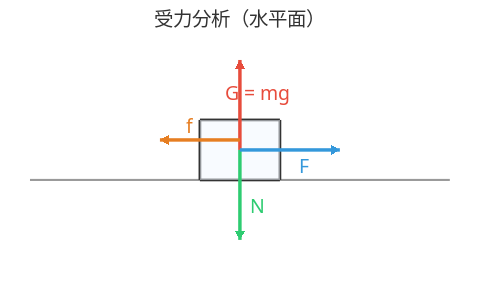
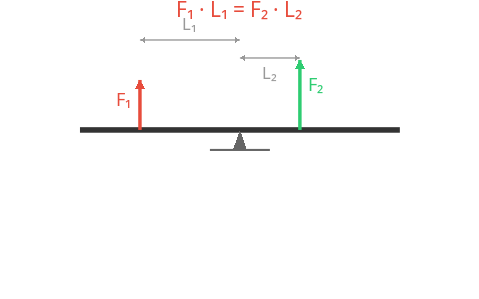
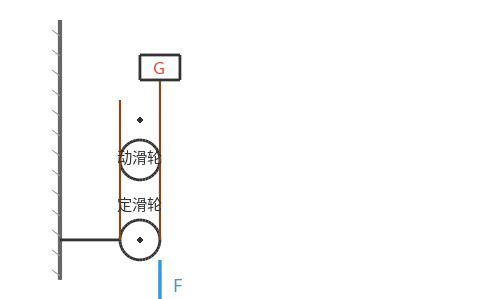
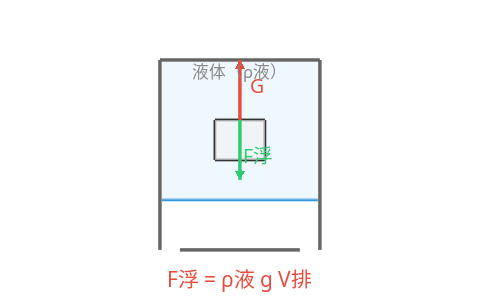

These charts were generated, in order, by the following MATLAB code:
% gen_physics_models.m
% Generate physics model SVGs using precise MATLAB computation
% Each model saved as separate SVG file in gen_svg_out/

function gen_physics_models()
    out = fullfile(fileparts(mfilename('fullpath')), 'gen_svg_out');
    if ~exist(out, 'dir'), mkdir(out); end

    W = 480; H = 300;
    models = {
        @()model_free_body(out, W, H);       % 1
        @()model_lever(out, W, H);            % 2
        @()model_pulley(out, W, H);           % 3
        @()model_buoyancy(out, W, H);         % 4
        @()model_reflection(out, W, H);       % 5
        @()model_refraction(out, W, H);       % 6
        @()model_lens(out, W, H);             % 7
        @()model_motion_graph(out, W, H);     % 8
        @()model_melting_curve(out, W, H);    % 9
        @()model_boiling_curve(out, W, H);    % 10
        @()model_ohm_graph(out, W, H);        % 11
        @()model_force_decomp(out, W, H);     % 12
    };
    names = {
        'phy_01_free_body.svg';
        'phy_02_lever.svg';
        'phy_03_pulley.svg';
        'phy_04_buoyancy.svg';
        'phy_05_reflection.svg';
        'phy_06_refraction.svg';
        'phy_07_lens.svg';
        'phy_08_motion_graph.svg';
        'phy_09_melting_curve.svg';
        'phy_10_boiling_curve.svg';
        'phy_11_ohm_graph.svg';
        'phy_12_force_decomp.svg';
    };

    for i = 1:numel(models)
        fprintf('Generating %s ... ', names{i});
        models{i}();
        fprintf('OK\n');
    end
    fprintf('All %d physics models generated in %s\n', numel(models), out);
end

%% ===================== Helper =====================
function [fig, ax] = setup_fig(W, H)
    fig = figure('Visible', 'off', 'Position', [0, 0, W, H], 'Color', 'none');
    set(fig, 'PaperPositionMode', 'auto');
    ax = axes('Position', [0, 0, 1, 1]);
    axis off; axis equal; hold on;
    xlim([0, W]); ylim([0, H]);
end

function save_svg(fig, filename)
    print(fig, '-dsvg', '-painters', filename);
    close(fig);
end

function h = draw_line(ax, x1, y1, x2, y2, color, style, width)
    if nargin < 6, color = '#333333'; end
    if nargin < 7, style = '-'; end
    if nargin < 8, width = 1.5; end
    h = plot(ax, [x1, x2], [y1, y2], style, 'Color', color, 'LineWidth', width);
end

function h = draw_dashed(ax, x1, y1, x2, y2, color)
    h = draw_line(ax, x1, y1, x2, y2, color, '--', 1.5);
end

function draw_arrow(ax, x1, y1, x2, y2, color, width)
    % Draw line with arrowhead at (x2,y2)
    if nargin < 7, width = 2; end
    draw_line(ax, x1, y1, x2, y2, color, '-', width);
    % Arrowhead
    ang = atan2(y2-y1, x2-x1);
    hs = 10; ha = pi/6;
    head_x = [x2, x2 - hs*cos(ang-ha), x2 - hs*cos(ang+ha)];
    head_y = [y2, y2 - hs*sin(ang-ha), y2 - hs*sin(ang+ha)];
    c = hex2rgb(color);
    fill(ax, head_x, head_y, c, 'EdgeColor', 'none');
end

function draw_point(ax, x, y, color, radius)
    if nargin < 5, radius = 3; end
    if nargin < 4, color = '#333333'; end
    plot(ax, x, y, 'o', 'MarkerSize', radius*2, ...
        'MarkerFaceColor', color, 'MarkerEdgeColor', 'none');
end

function draw_label(ax, x, y, txt, color, sz)
    if nargin < 6, sz = 14; end
    if nargin < 5, color = '#333333'; end
    text(ax, x, y, txt, 'FontSize', sz, 'Color', color, ...
        'FontName', 'sans-serif', 'HorizontalAlignment', 'center', 'VerticalAlignment', 'middle');
end

function draw_right_angle_mark(ax, x, y, size, color)
    if nargin < 5, color = '#e74c3c'; end
    plot(ax, [x, x+size, x+size], [y, y, y-size], 'Color', color, 'LineWidth', 1.5);
end

function draw_arc(ax, cx, cy, r, theta1, theta2, color)
    if nargin < 7, color = '#e74c3c'; end
    th = linspace(theta1, theta2, 50);
    plot(ax, cx + r*cos(th), cy + r*sin(th), 'Color', color, 'LineWidth', 1.5);
end

function draw_double_arrow(ax, x1, y1, x2, y2, color, label, side)
    % Draw dimension line with arrows at both ends
    if nargin < 7, label = ''; end
    if nargin < 8, side = 'right'; end
    draw_line(ax, x1, y1, x2, y2, color, '-', 1);
    % Arrowheads
    ang = atan2(y2-y1, x2-x1);
    hs = 6; ha = pi/6;
    for dir = [0, 1]
        if dir == 0
            px = x1; py = y1; s = 1;
        else
            px = x2; py = y2; s = -1;
        end
        head_x = [px, px + s*hs*cos(ang-ha), px + s*hs*cos(ang+ha)];
        head_y = [py, py + s*hs*sin(ang-ha), py + s*hs*sin(ang+ha)];
        fill(head_x, head_y, hex2rgb(color), 'EdgeColor', 'none');
    end
    if ~isempty(label)
        mid = (x1+x2)/2; midy = (y1+y2)/2;
        if strcmp(side, 'right')
            off = 16;
            draw_label(ax, mid + off*cos(ang+pi/2), midy + off*sin(ang+pi/2), label, color, 12);
        else
            off = 16;
            draw_label(ax, mid - off*cos(ang+pi/2), midy - off*sin(ang+pi/2), label, color, 12);
        end
    end
end

%% ===================== Model 01: 受力分析 =====================
function model_free_body(out, W, H)
    [fig, ax] = setup_fig(W, H);
    % Block on horizontal surface with forces
    % Box centered in figure
    bx = W/2; by = H/2;
    bw = 80; bh = 60;

    % Surface line
    draw_line(ax, 30, by-bh/2, W-30, by-bh/2, '#999999', '-', 1.5);

    % Block (rectangle)
    rx = bx - bw/2; ry = by - bh/2;
    plot(ax, [rx, rx+bw, rx+bw, rx, rx], [ry, ry, ry+bh, ry+bh, ry], ...
        'Color', '#333333', 'LineWidth', 2);
    % Light fill
    hf = fill([rx, rx+bw, rx+bw, rx], [ry, ry, ry+bh, ry+bh], [0.95, 0.97, 1]);
    set(hf, 'EdgeColor', 'none', 'FaceAlpha', 0.5);

    % Gravity G (down from center)
    draw_arrow(ax, bx, by, bx, by+90, '#e74c3c', 2.5);
    draw_label(ax, bx+18, by+55, 'G = mg', '#e74c3c');

    % Support N (up from center)
    draw_arrow(ax, bx, by, bx, by-90, '#2ecc71', 2.5);
    draw_label(ax, bx+18, by-55, 'N', '#2ecc71');

    % Applied force F (right from center)
    draw_arrow(ax, bx, by, bx+100, by, '#3498db', 2.5);
    draw_label(ax, bx+65, by-15, 'F', '#3498db');

    % Friction f (left from bottom)
    draw_arrow(ax, bx, by+10, bx-80, by+10, '#e67e22', 2.5);
    draw_label(ax, bx-50, by+25, 'f', '#e67e22');

    % Title
    draw_label(ax, W/2, H-18, '受力分析（水平面）', '#333333', 14);

    fname = fullfile(out, 'phy_01_free_body.svg');
    save_svg(fig, fname);
    clean_svg(fname);
end

%% ===================== Model 02: 杠杆平衡 =====================
function model_lever(out, W, H)
    [fig, ax] = setup_fig(W, H);
    % Lever: seesaw with fulcrum, force F₁ on left, F₂ on right
    cx = W/2; cy = H/2;

    % Lever bar (thick line)
    L = 160;
    x1 = cx - L; x2 = cx + L;
    y_bar = cy + 20;
    draw_line(ax, x1, y_bar, x2, y_bar, '#333333', '-', 4);

    % Fulcrum (triangle)
    tri_h = 20; tri_w = 14;
    fill(ax, [cx, cx-tri_w/2, cx+tri_w/2], [y_bar, y_bar-tri_h, y_bar-tri_h], ...
        [0.4, 0.4, 0.4], 'EdgeColor', 'none');
    % Ground line below fulcrum
    draw_line(ax, cx-30, y_bar-tri_h, cx+30, y_bar-tri_h, '#666666', '-', 1.5);

    % Force F₁ down on left (at L₁ from fulcrum, smaller force since longer arm)
    L1 = 100;
    f1_x = cx - L1;
    draw_arrow(ax, f1_x, y_bar, f1_x, y_bar+50, '#e74c3c', 2.5);
    draw_label(ax, f1_x-16, y_bar+30, 'F₁', '#e74c3c', 13);

    % Force F₂ down on right (at L₂ from fulcrum, larger force since shorter arm)
    L2 = 60;
    f2_x = cx + L2;
    draw_arrow(ax, f2_x, y_bar, f2_x, y_bar+70, '#2ecc71', 2.5);
    draw_label(ax, f2_x+16, y_bar+45, 'F₂', '#2ecc71', 13);

    % Dimension lines for L₁ and L₂
    dim_y = y_bar + 90;
    draw_double_arrow(ax, cx, dim_y, cx-L1, dim_y, '#999999', 'L₁', 'above');
    draw_double_arrow(ax, cx, dim_y-18, cx+L2, dim_y-18, '#999999', 'L₂', 'above');

    % Formula
    draw_label(ax, W/2, dim_y+30, 'F₁ · L₁ = F₂ · L₂', '#e74c3c', 15);

    fname = fullfile(out, 'phy_02_lever.svg');
    save_svg(fig, fname);
    clean_svg(fname);
end

%% ===================== Model 03: 滑轮组 =====================
function model_pulley(out, W, H)
    [fig, ax] = setup_fig(W, H);
    % Simple pulley system with 2 fixed + 1 moving pulley
    % Wall on left
    wall_x = 60;
    draw_line(ax, wall_x, 20, wall_x, H-20, '#666666', '-', 3);
    % Wall hatching
    for y = 30:20:H-30
        draw_line(ax, wall_x-8, y, wall_x, y-6, '#999999', '-', 0.5);
    end

    % Fixed pulley at top
    cx1 = 140; cy1 = 60; r1 = 20;
    th = linspace(0, 2*pi, 40);
    plot(ax, cx1 + r1*cos(th), cy1 + r1*sin(th), 'Color', '#333333', 'LineWidth', 2);
    draw_point(ax, cx1, cy1, '#333333', 2);
    % Connect to wall
    draw_line(ax, wall_x, cy1, cx1-r1, cy1, '#333333', '-', 2);

    % Moving pulley (lower)
    cx2 = 140; cy2 = 180; r2 = 20;
    plot(ax, cx2 + r2*cos(th), cx2 + r2*sin(th), 'Color', '#333333', 'LineWidth', 2);
    draw_point(ax, cx2, cy2, '#333333', 2);

    % Rope: from fixed pulley left side, down around moving pulley, up to fixed
    draw_line(ax, cx1-r1, cy1, cx2-r2, cy2+r2, '#8B4513', '-', 1.5);
    draw_line(ax, cx2+r2, cy2, cx1+r1, cy1, '#8B4513', '-', 1.5);

    % Rope from moving pulley down to load
    draw_line(ax, cx2+r2, cy2, cx2+r2, cy2+40, '#8B4513', '-', 1.5);

    % Load (box)
    lx = cx2+r2 - 20; ly = cy2+40;
    plot(ax, [lx, lx+40, lx+40, lx, lx], [ly, ly, ly+25, ly+25, ly], ...
        'Color', '#333333', 'LineWidth', 2);
    draw_label(ax, cx2+r2, ly+13, 'G', '#e74c3c', 12);

    % Force F pulling down on rope
    draw_arrow(ax, cx1+r1, cy1-r1, cx1+r1, cy1-r1-50, '#3498db', 2.5);
    draw_label(ax, cx1+r1+18, cy1-r1-25, 'F', '#3498db', 13);

    % Annotation
    draw_label(ax, cx2, cy2-r2-18, '动滑轮', '#333333', 11);
    draw_label(ax, cx1, cy1+r1+15, '定滑轮', '#333333', 11);

    fname = fullfile(out, 'phy_03_pulley.svg');
    save_svg(fig, fname);
    clean_svg(fname);
end

%% ===================== Model 04: 浮力模型 =====================
function model_buoyancy(out, W, H)
    [fig, ax] = setup_fig(W, H);
    % Object submerged in liquid, showing buoyancy forces

    % Container
    cx = W/2; cy = H/2;
    % Container width/height
    cw = 160; ch = 180;
    lx = cx - cw/2; ly = cy - ch/2;

    % Container walls
    draw_line(ax, lx, ly+ch, lx, ly-10, '#666666', '-', 2.5);
    draw_line(ax, lx+20, ly-10, lx+cw-20, ly-10, '#666666', '-', 2.5);
    draw_line(ax, lx+cw, ly+ch, lx+cw, ly-10, '#666666', '-', 2.5);
    draw_line(ax, lx, ly+ch, lx+cw, ly+ch, '#666666', '-', 2.5);

    % Liquid surface (wave line)
    liq_y = ly + 40;
    draw_line(ax, lx+2, liq_y, lx+cw-2, liq_y, '#3498db', '-', 2);

    % Liquid fill (light blue)
    hf = fill([lx+2, lx+cw-2, lx+cw-2, lx+2], [liq_y, liq_y, ly+ch-2, ly+ch-2], ...
        [0.8, 0.9, 1]);
    set(hf, 'EdgeColor', 'none', 'FaceAlpha', 0.3);

    % Submerged block
    bw = 50; bh = 40;
    bx = cx; by = (liq_y + ly+ch)/2 - bh/2 + 10;
    rx = bx - bw/2; ry = by - bh/2;
    plot(ax, [rx, rx+bw, rx+bw, rx, rx], [ry, ry, ry+bh, ry+bh, ry], ...
        'Color', '#333333', 'LineWidth', 2);
    hf2 = fill([rx, rx+bw, rx+bw, rx], [ry, ry, ry+bh, ry+bh], [0.95, 0.95, 0.95]);
    set(hf2, 'EdgeColor', 'none', 'FaceAlpha', 0.6);

    % Gravity G (down from center of block)
    draw_arrow(ax, bx, by+bh/2, bx, by+bh/2+60, '#e74c3c', 2.5);
    draw_label(ax, bx+18, by+bh/2+35, 'G', '#e74c3c');

    % Buoyancy F浮 (up from center of block)
    draw_arrow(ax, bx, by+bh/2, bx, by+bh/2-60, '#2ecc71', 2.5);
    draw_label(ax, bx+18, by+bh/2-35, 'F浮', '#2ecc71');

    % Liquid label
    draw_label(ax, lx+cw/2, ly+ch-12, '液体（ρ液）', '#888888', 12);

    % Formula
    draw_label(ax, W/2, 20, 'F浮 = ρ液 g V排', '#e74c3c', 15);

    fname = fullfile(out, 'phy_04_buoyancy.svg');
    save_svg(fig, fname);
    clean_svg(fname);
end

%% ===================== Model 05: 光的反射 =====================
function model_reflection(out, W, H)
    [fig, ax] = setup_fig(W, H);
    % Reflection: incident ray → mirror, reflected ray off
    cx = W/2; cy = H/2 + 20;

    % Mirror (horizontal thick line)
    draw_line(ax, 40, cy, W-40, cy, '#999999', '-', 4);
    % Mirror hatching (short diagonal lines below)
    for x = 60:20:W-60
        plot(ax, x, cy, x+6, cy+8, 'Color', '#999999', 'LineWidth', 0.8);
    end

    % Normal line (dashed, vertical)
    draw_dashed(ax, cx, cy-30, cx, cy+30, '#888888');

    % Incident ray (from upper-left to O)
    ang_i = -30 * pi/180;  % 30° from normal
    len = 120;
    ix = cx + len * sin(ang_i);
    iy = cy + len * cos(ang_i);  % going up
    draw_arrow(ax, ix, iy, cx, cy, '#e74c3c', 2.5);
    draw_label(ax, ix-18, iy+12, '入射光线', '#e74c3c', 12);

    % Reflected ray (to upper-right)
    ang_r = ang_i;  % angle of reflection = angle of incidence
    rx = cx + len * sin(-ang_i);  % mirror side (positive angle)
    ry = cy + len * cos(ang_i);
    draw_line(ax, cx, cy, rx, ry, '#2ecc71', '-', 2.5);

    % Arrowhead for reflected ray
    ang_draw = atan2(ry-cy, rx-cx);
    hs = 10; ha = pi/6;
    head_x = [rx, rx - hs*cos(ang_draw-ha), rx - hs*cos(ang_draw+ha)];
    head_y = [ry, ry - hs*sin(ang_draw-ha), ry - hs*sin(ang_draw+ha)];
    c_green = hex2rgb('#2ecc71');
    fill(ax, head_x, head_y, c_green, 'EdgeColor', 'none');
    draw_label(ax, rx+18, ry+12, '反射光线', '#2ecc71', 12);

    % Angle arcs
    ar = 30;
    draw_arc(ax, cx, cy, ar, -pi/2+ang_i, -pi/2, '#e74c3c');
    draw_arc(ax, cx, cy, ar, -pi/2, -pi/2-ang_i, '#2ecc71');

    % Angle labels
    draw_label(ax, cx+ar*cos(-pi/2+ang_i/2)+10, cy+ar*sin(-pi/2+ang_i/2), 'θ₁', '#e74c3c', 12);
    draw_label(ax, cx+ar*cos(-pi/2-ang_i/2)-10, cy+ar*sin(-pi/2-ang_i/2), 'θ₂', '#2ecc71', 12);

    % Law label
    draw_label(ax, W/2, 20, '反射定律：θ₁ = θ₂', '#333333', 15);

    fname = fullfile(out, 'phy_05_reflection.svg');
    save_svg(fig, fname);
    clean_svg(fname);
end

%% ===================== Model 06: 光的折射 =====================
function model_refraction(out, W, H)
    [fig, ax] = setup_fig(W, H);
    % Refraction: light entering water from air
    cx = W/2; cy = H/2;

    % Interface (water surface)
    draw_line(ax, 40, cy, W-40, cy, '#3498db', '-', 2.5);

    % Air label (above)
    draw_label(ax, W-30, cy-20, '空气', '#888888', 12);
    % Water label (below)
    draw_label(ax, W-30, cy+20, '水', '#3498db', 12);

    % Normal (dashed, vertical)
    draw_dashed(ax, cx, cy-90, cx, cy+80, '#888888');

    % Incident ray (from upper-left)
    ang_i = 40 * pi/180;  % 40° from normal
    len1 = 100;
    ix = cx - len1 * sin(ang_i);
    iy = cy - len1 * cos(ang_i);
    draw_arrow(ax, ix, iy, cx, cy, '#e74c3c', 2.5);

    % Refracted ray (bent toward normal, in water)
    ang_r = 28 * pi/180;  % refraction angle < incident (water is denser)
    len2 = 120;
    rx = cx + len2 * sin(ang_r);
    ry = cy + len2 * cos(ang_r);
    draw_line(ax, cx, cy, rx, ry, '#2ecc71', '-', 2.5);
    % Arrowhead for refracted
    ang_draw = atan2(ry-cy, rx-cx);
    hs = 10; ha = pi/6;
    head_x = [rx, rx - hs*cos(ang_draw-ha), rx - hs*cos(ang_draw+ha)];
    head_y = [ry, ry - hs*sin(ang_draw-ha), ry - hs*sin(ang_draw+ha)];
    c_green = hex2rgb('#2ecc71');
    fill(ax, head_x, head_y, c_green, 'EdgeColor', 'none');

    % Angle arcs
    ar = 30;
    draw_arc(ax, cx, cy, ar, -pi/2, -pi/2+ang_i, '#e74c3c');
    draw_arc(ax, cx, cy, ar, -pi/2, -pi/2-ang_r, '#2ecc71');

    % Labels
    draw_label(ax, cx+ar*cos(-pi/2+ang_i/2)-16, cy+ar*sin(-pi/2+ang_i/2), '入射角', '#e74c3c', 11);
    draw_label(ax, cx+ar*cos(-pi/2-ang_r/2)+18, cy+ar*sin(-pi/2-ang_r/2), '折射角', '#2ecc71', 11);

    fname = fullfile(out, 'phy_06_refraction.svg');
    save_svg(fig, fname);
    clean_svg(fname);
end

%% ===================== Model 07: 凸透镜成像 =====================
function model_lens(out, W, H)
    [fig, ax] = setup_fig(W, H);
    % Convex lens ray diagram showing imaging
    cx = W/2; cy = H/2;

    % Principal axis (horizontal line)
    draw_line(ax, 30, cy, W-30, cy, '#999999', '-', 1);

    % Convex lens (double arc)
    lens_h = 100;
    % Draw as two arcs meeting at center
    th_l = linspace(-pi/2, pi/2, 30);
    r_lens = 120;
    lens_x = cx + (r_lens - sqrt(r_lens^2 - (lens_h/2)^2));
    plot(ax, cx + lens_x*cos(th_l), cy + (lens_h/2)*sin(th_l), ...
        'Color', '#333333', 'LineWidth', 2.5);
    % Actually simpler: draw a lens symbol
    % Two facing parentheses
    x_l = cx - 8; x_r = cx + 8;
    y_t = cy - lens_h/2; y_b = cy + lens_h/2;
    plot(ax, [x_l, x_l], [y_t, y_b], 'Color', '#333333', 'LineWidth', 2.5);
    % Arrow heads on lens (convex symbol)
    draw_line(ax, x_l, y_t, x_l+8, cy, '#333333', '-', 1.5);
    draw_line(ax, x_l, y_b, x_l+8, cy, '#333333', '-', 1.5);

    % Focal points (both sides)
    f = 60;
    draw_point(ax, cx-f, cy, '#e74c3c', 4);
    draw_point(ax, cx+f, cy, '#e74c3c', 4);
    draw_label(ax, cx-f, cy+18, 'F', '#e74c3c', 12);
    draw_label(ax, cx+f, cy+18, 'F', '#e74c3c', 12);
    % 2F points
    draw_point(ax, cx-2*f, cy, '#888888', 3);
    draw_point(ax, cx+2*f, cy, '#888888', 3);
    draw_label(ax, cx-2*f, cy+18, '2F', '#888888', 11);
    draw_label(ax, cx+2*f, cy+18, '2F', '#888888', 11);

    % Object (arrow pointing up, placed at u > 2f)
    obj_x = cx - 2*f - 20;
    obj_h = 40;
    draw_arrow(ax, obj_x, cy, obj_x, cy+obj_h, '#e74c3c', 2.5);
    draw_label(ax, obj_x-12, cy+obj_h/2, '物体', '#e74c3c', 11);

    % Image (real, inverted, between F and 2F)
    % For u = 2f+20, 1/f = 1/u + 1/v → v = uf/(u-f)
    u = 2*f + 20;
    v = u*f / (u - f);
    img_h = obj_h * v / u;
    img_x = cx + v;
    draw_arrow(ax, img_x, cy, img_x, cy-img_h, '#2ecc71', 2.5);
    draw_label(ax, img_x+12, cy-img_h/2, '实像', '#2ecc71', 11);

    % Rays from object top
    obj_top_y = cy + obj_h;
    % Ray 1: parallel to axis → through F after lens
    draw_line(ax, obj_x, obj_top_y, cx, obj_top_y, '#999999', '-', 1);
    draw_line(ax, cx, obj_top_y, cx+r_lens, cy-img_h, '#999999', '-', 1);
    % Small arrow
    ang_draw = atan2(cy-img_h-obj_top_y, cx+r_lens-cx);
    hs = 8; ha = pi/6;
    head_x = [cx+r_lens, cx+r_lens - hs*cos(ang_draw-ha), cx+r_lens - hs*cos(ang_draw+ha)];
    head_y = [cy-img_h, cy-img_h - hs*sin(ang_draw-ha), cy-img_h - hs*sin(ang_draw+ha)];
    c_gray = hex2rgb('#999999');
    fill(ax, head_x, head_y, c_gray, 'EdgeColor', 'none');

    % Ray 2: through center of lens (straight)
    draw_line(ax, obj_x, obj_top_y, img_x, cy-img_h, '#888888', '-', 1);

    fname = fullfile(out, 'phy_07_lens.svg');
    save_svg(fig, fname);
    clean_svg(fname);
end

%% ===================== Model 08: 速度图像（运动模型） =====================
function model_motion_graph(out, W, H)
    [fig, ax] = setup_fig(W, H);
    % Speed-time graph for motion models

    % Draw coordinate axes
    margin = 50;
    ax_w = W - 2*margin;
    ax_h = H - 2*margin;
    ox = margin; oy = margin + ax_h;

    % Axes
    draw_arrow(ax, ox, oy, ox+ax_w, oy, '#333333', 1.5);
    draw_arrow(ax, ox, oy, ox, oy-ax_h, '#333333', 1.5);

    % Labels
    draw_label(ax, ox+ax_w+10, oy, 't', '#333333', 13);
    draw_label(ax, ox-10, oy-ax_h-5, 'v', '#333333', 13);
    draw_label(ax, ox-12, oy+12, 'O', '#333333', 11);

    % Tick marks
    for t = 1:4
        tx = ox + t*(ax_w/5);
        plot(ax, [tx, tx], [oy, oy+4], 'Color', '#333333', 'LineWidth', 1);
    end
    for v = 1:4
        vy = oy - v*(ax_h/5);
        plot(ax, [ox, ox+4], [vy, vy], 'Color', '#333333', 'LineWidth', 1);
    end

    % Line 1: uniform motion (constant v)
    v_uniform = oy - ax_h*0.45;
    draw_line(ax, ox+ax_w*0.05, v_uniform, ox+ax_w*0.85, v_uniform, '#3498db', '-', 2.5);
    draw_label(ax, ox+ax_w*0.92, v_uniform, '匀速', '#3498db', 11);

    % Line 2: accelerated motion (increasing v)
    x1 = ox + ax_w*0.10; y1 = oy;
    x2 = ox + ax_w*0.65; y2 = oy - ax_h*0.6;
    draw_line(ax, x1, y1, x2, y2, '#e74c3c', '-', 2.5);
    draw_label(ax, x2+5, y2+4, '加速', '#e74c3c', 11);

    % Line 3: decelerated motion (decreasing v)
    x3 = ox + ax_w*0.15; y3 = oy - ax_h*0.6;
    x4 = ox + ax_w*0.70; y4 = oy;
    draw_line(ax, x3, y3, x4, y4, '#2ecc71', '-', 2.5);
    draw_label(ax, x4+5, y4-4, '减速', '#2ecc71', 11);

    fname = fullfile(out, 'phy_08_motion_graph.svg');
    save_svg(fig, fname);
    clean_svg(fname);
end

%% ===================== Model 09: 晶体熔化曲线 =====================
function model_melting_curve(out, W, H)
    [fig, ax] = setup_fig(W, H);
    % Crystal melting: temperature vs time
    % Three segments: solid heating → melting (plateau) → liquid heating
    margin = 55;
    ox = margin; oy = H - margin;
    ax_w = W - 2*margin;
    ax_h = H - 2*margin - 10;

    % Axes
    draw_arrow(ax, ox, oy, ox+ax_w, oy, '#333333', 1.5);
    draw_arrow(ax, ox, oy, ox, oy-ax_h, '#333333', 1.5);

    % Labels
    draw_label(ax, ox+ax_w+10, oy, '时间/min', '#333333', 12);
    draw_label(ax, ox-10, oy-ax_h-5, '温度/℃', '#333333', 12);
    draw_label(ax, ox-10, oy+12, 'O', '#333333', 11);

    % Segment 1: solid heating (sloped up)
    s1 = [ox+15, oy-15];
    s2 = [ox+ax_w*0.30, oy-ax_h*0.40];
    draw_line(ax, s1(1), s1(2), s2(1), s2(2), '#e74c3c', '-', 2.5);

    % Segment 2: melting plateau (horizontal)
    s3 = [ox+ax_w*0.55, oy-ax_h*0.40];
    draw_line(ax, s2(1), s2(2), s3(1), s3(2), '#e74c3c', '-', 2.5);

    % Segment 3: liquid heating (sloped up)
    s4 = [ox+ax_w*0.85, oy-ax_h*0.83];
    draw_line(ax, s3(1), s3(2), s4(1), s4(2), '#e74c3c', '-', 2.5);

    % Melting point dashed line
    mp_y = oy - ax_h*0.40;
    draw_dashed(ax, ox+5, mp_y, ox+ax_w*0.6, mp_y, '#888888');
    draw_label(ax, ox-14, mp_y, '熔点', '#888888', 11);

    % Region labels
    draw_label(ax, ox+ax_w*0.14, oy-20, '固态', '#e74c3c', 11);
    draw_label(ax, (s2(1)+s3(1))/2, mp_y-14, '熔化', '#e74c3c', 11);
    draw_label(ax, ox+ax_w*0.70, oy-20, '液态', '#e74c3c', 11);

    fname = fullfile(out, 'phy_09_melting_curve.svg');
    save_svg(fig, fname);
    clean_svg(fname);
end

%% ===================== Model 10: 水的沸腾曲线 =====================
function model_boiling_curve(out, W, H)
    [fig, ax] = setup_fig(W, H);
    % Water boiling: temperature vs time, plateau at 100°C
    margin = 55;
    ox = margin; oy = H - margin;
    ax_w = W - 2*margin;
    ax_h = H - 2*margin - 10;

    % Axes
    draw_arrow(ax, ox, oy, ox+ax_w, oy, '#333333', 1.5);
    draw_arrow(ax, ox, oy, ox, oy-ax_h, '#333333', 1.5);

    % Labels
    draw_label(ax, ox+ax_w+10, oy, '时间/min', '#333333', 12);
    draw_label(ax, ox-10, oy-ax_h-5, '温度/℃', '#333333', 12);
    draw_label(ax, ox-10, oy+12, 'O', '#333333', 11);

    % Segment 1: heating (sloped up)
    s1 = [ox+15, oy-15];
    s2 = [ox+ax_w*0.35, oy-ax_h*0.70];
    draw_line(ax, s1(1), s1(2), s2(1), s2(2), '#3498db', '-', 2.5);

    % Segment 2: boiling plateau (horizontal, at 100°C)
    bp_y = oy - ax_h*0.70;
    s3 = [ox+ax_w*0.85, bp_y];
    draw_line(ax, s2(1), s2(2), s3(1), s3(2), '#3498db', '-', 2.5);

    % 100°C dashed line
    draw_dashed(ax, ox+5, bp_y, ox+ax_w*0.9, bp_y, '#888888');
    draw_label(ax, ox-14, bp_y, '100℃', '#e74c3c', 11);

    % Labels
    draw_label(ax, ox+ax_w*0.15, oy-20, '加热', '#3498db', 11);
    draw_label(ax, (s2(1)+s3(1))/2, bp_y-15, '沸腾', '#e74c3c', 11);

    fname = fullfile(out, 'phy_10_boiling_curve.svg');
    save_svg(fig, fname);
    clean_svg(fname);
end

%% ===================== Model 11: 欧姆定律 I-U 图像 =====================
function model_ohm_graph(out, W, H)
    [fig, ax] = setup_fig(W, H);
    % Ohm's law: I = U/R, three resistors with different slopes
    margin = 55;
    ox = margin; oy = H - margin;
    ax_w = W - 2*margin;
    ax_h = H - 2*margin - 10;

    % Axes
    draw_arrow(ax, ox, oy, ox+ax_w, oy, '#333333', 1.5);
    draw_arrow(ax, ox, oy, ox, oy-ax_h, '#333333', 1.5);

    % Labels
    draw_label(ax, ox+ax_w+10, oy, 'U/V', '#333333', 12);
    draw_label(ax, ox-10, oy-ax_h-5, 'I/A', '#333333', 12);
    draw_label(ax, ox-10, oy+12, 'O', '#333333', 11);

    scale = ax_h / 2.5;  % current scaling (A per pixel)
    Rs = [5, 10, 20];
    colors = {'#e74c3c', '#3498db', '#2ecc71'};
    labels = {'R=5Ω', 'R=10Ω', 'R=20Ω'};

    for i = 1:3
        R = Rs(i);
        x_end = ox + ax_w * 0.78;
        U_max = 8;
        I_max = U_max / R;
        y_end = oy - I_max * scale;
        draw_line(ax, ox+10, oy, x_end, y_end, colors{i}, '-', 2.5);
        draw_label(ax, x_end+8, y_end, labels{i}, colors{i}, 10);
    end

    fname = fullfile(out, 'phy_11_ohm_graph.svg');
    save_svg(fig, fname);
    clean_svg(fname);
end

%% ===================== Model 12: 力的合成（平行四边形法则） =====================
function model_force_decomp(out, W, H)
    [fig, ax] = setup_fig(W, H);
    % Force composition: parallelogram law
    cx = W/2; cy = H/2;

    % Origin O
    draw_point(ax, cx, cy, '#333333', 4);

    % Force F1 (horizontal, right)
    f1_len = 110;
    f1_end = [cx+f1_len, cy];
    draw_arrow(ax, cx, cy, f1_end(1), f1_end(2), '#e74c3c', 2.5);
    draw_label(ax, f1_end(1), f1_end(2)+20, 'F₁', '#e74c3c', 13);

    % Force F2 (diagonal, up-right)
    f2_len = 80;
    f2_ang = 50 * pi/180;
    f2_end = [cx+f2_len*cos(f2_ang), cy-f2_len*sin(f2_ang)];
    draw_arrow(ax, cx, cy, f2_end(1), f2_end(2), '#3498db', 2.5);
    draw_label(ax, f2_end(1)+12, f2_end(2)-10, 'F₂', '#3498db', 13);

    % Parallelogram completion (dashed)
    f3_end = f1_end + f2_end - [cx, cy];
    draw_dashed(ax, f1_end(1), f1_end(2), f3_end(1), f3_end(2), '#999999');
    draw_dashed(ax, f2_end(1), f2_end(2), f3_end(1), f3_end(2), '#999999');

    % Resultant R (diagonal, bold)
    draw_arrow(ax, cx, cy, f3_end(1), f3_end(2), '#e67e22', 3.5);
    draw_label(ax, f3_end(1)+14, f3_end(2)-12, '合力 R', '#e67e22', 13);

    fname = fullfile(out, 'phy_12_force_decomp.svg');
    save_svg(fig, fname);
    clean_svg(fname);
end

%% ===================== Utility =====================
function c = hex2rgb(hex)
    h = hex(2:end);
    c = [hex2dec(h(1:2)), hex2dec(h(3:4)), hex2dec(h(5:6))] / 255;
end

function clean_svg(fname)
    % Placeholder, actual cleanup done by clean_svgs.py
end
